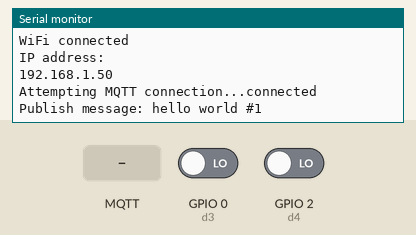
This sketch was run on a simulated ESP8266 (NodeMCU). On the bench: the last lines printed to the serial monitor. The test bench sets the inputs (shaded band); at power-on: GPIO 0 (d3) LOW, GPIO 2 (d4) LOW. WiFi joins after 1.5 s; servers stay silent unless stated; no MQTT or app messages arrive unless stated.

Above: at 2.7 s.
2.8 s: MQTT message "1" arrives on the first subscribed topic
At 3.8 s:
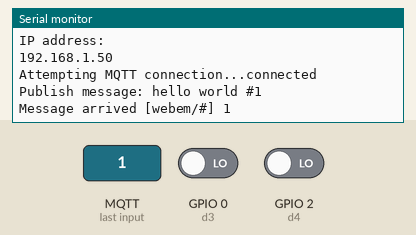
4.3 s: MQTT message "on" arrives on the first subscribed topic
At 5.3 s:
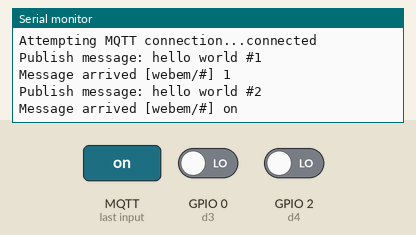
5.8 s: MQTT message "off" arrives on the first subscribed topic
At 5.96 s:
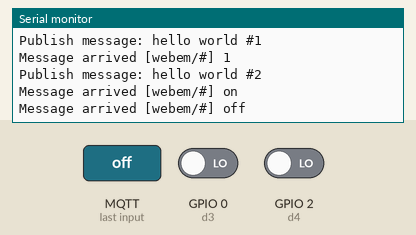
Timing chart, 0 to 8.8 s (numbered marks = the images above; inputs shaded):
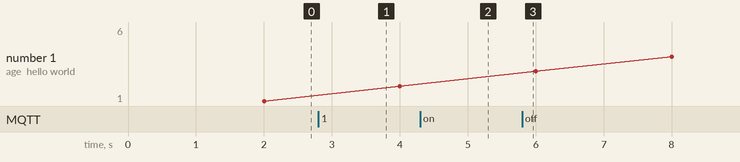

The sketch:

backend_acknowledge_sensor_code.ino
```cpp
/*
  Basic ESP8266 MQTT example

  This sketch demonstrates the capabilities of the pubsub library in combination
  with the ESP8266 board/library.

  It connects to an MQTT server then:
  - publishes "hello world" to the topic "outTopic" every two seconds
  - subscribes to the topic "inTopic", printing out any messages
    it receives. NB - it assumes the received payloads are strings not binary
  - If the first character of the topic "inTopic" is an 1, switch ON the ESP Led,
    else switch it off

  It will reconnect to the server if the connection is lost using a blocking
  reconnect function. See the 'mqtt_reconnect_nonblocking' example for how to
  achieve the same result without blocking the main loop.

  To install the ESP8266 board, (using Arduino 1.6.4+):
  - Add the following 3rd party board manager under "File -> Preferences -> Additional Boards Manager URLs":
       http://arduino.esp8266.com/stable/package_esp8266com_index.json
  - Open the "Tools -> Board -> Board Manager" and click install for the ESP8266"
  - Select your ESP8266 in "Tools -> Board"

*/

#include <ESP8266WiFi.h>
#include <PubSubClient.h>

// Update these with values suitable for your network.

const char* ssid = "hem";
const char* password = "12345678";
const char* mqtt_server = "broker.hivemq.com";

WiFiClient espClient;
PubSubClient client(espClient);
long lastMsg = 0;
char msg[50];
int value = 0;

void setup() {
  pinMode(BUILTIN_LED, OUTPUT);
  pinMode(2,INPUT);//d4
  pinMode(0,INPUT); //d3
  Serial.begin(115200);
  setup_wifi();
  client.setServer(mqtt_server, 1883);
  client.setCallback(callback);
}

void setup_wifi() {

  delay(10);
  // We start by connecting to a WiFi network
  Serial.println();
  Serial.print("Connecting to ");
  Serial.println(ssid);

  WiFi.begin(ssid, password);

  while (WiFi.status() != WL_CONNECTED) {
    delay(500);
    Serial.print(".");
  }

  Serial.println("");
  Serial.println("WiFi connected");
  Serial.println("IP address: ");
  Serial.println(WiFi.localIP());
}

void callback(char* topic, byte* payload, unsigned int length) {
  Serial.print("Message arrived [");
  Serial.print(topic);
  Serial.print("] ");
  for (int i = 0; i < length; i++) {
    Serial.print((char)payload[i]);
  }
  Serial.println();
    if (digitalRead(2) == HIGH) {
      client.publish("webem/hem/ir1", "1");
      // but actually the LED is on; this is because
      // it is acive low on the ESP-01)
    } else {
      client.publish("webem/hem/ir1", "0");
    }
  if (digitalRead(0) == HIGH) {
      client.publish("webem/hem/ir2", "1");
      // but actually the LED is on; this is because
      // it is acive low on the ESP-01)
    } else {
      client.publish("webem/hem/ir2", "0");

  }

}

void reconnect() {
  // Loop until we're reconnected
  while (!client.connected()) {
    Serial.print("Attempting MQTT connection...");
    // Attempt to connect
    if (client.connect("HemClient")) {
      Serial.println("connected");
      // Once connected, publish an announcement...
      client.publish("webem/hem/startup", "hello world");
      // ... and resubscribe
      client.subscribe("webem/#");
    } else {
      Serial.print("failed, rc=");
      Serial.print(client.state());
      Serial.println(" try again in 5 seconds");
      // Wait 5 seconds before retrying
      delay(5000);
    }
  }
}
void loop() {

  if (!client.connected()) {
    reconnect();
  }
  client.loop();

  long now = millis();
  if (now - lastMsg > 2000) {
    lastMsg = now;
    ++value;
    snprintf (msg, 75, "hello world #%ld", value);
    Serial.print("Publish message: ");
    Serial.println(msg);
    client.publish("webem/hem/heartbeat", msg);
  }
}
```

Measured:
- after the input at 2.8 s, the serial monitor: prints a new line at once (image 1)
- after the input at 4.3 s, the serial monitor: prints a new line at once (image 2)
- after the input at 5.8 s, the serial monitor: prints a new line at once (image 3)
